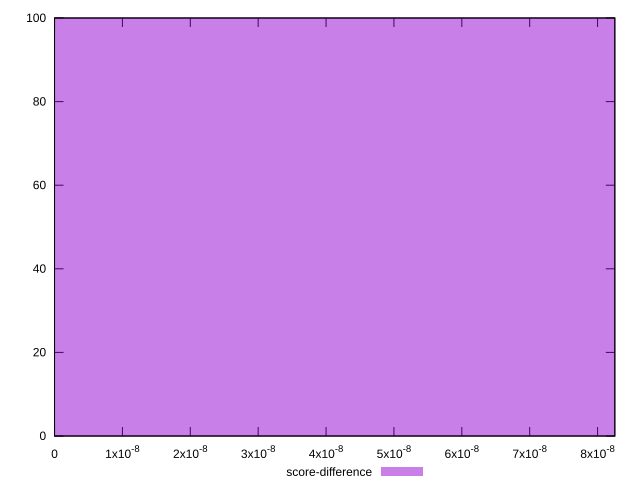

Source code (gnuplot):
reset

$scoreDifference <<EOF
0 100
EOF

set key outside below
set boxwidth 0.1
set xrange [0:8.254136196761408e-8]
set yrange [0:100]
set trange [0:100]
set style fill transparent solid 0.5 noborder
set terminal svg size 640, 490 enhanced background rgb 'white'
set output "report_00008_2021-01-22T20:58:29.167/total-blocking-time/samples/pages+cached+noexternal+nosvg/score-difference/histogram.svg"

plot $scoreDifference title "score-difference" with boxes

reset
